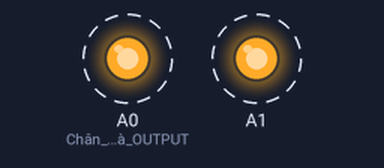
The sketch below on a simulated Arduino Uno, built with avr-gcc and run on an emulated ATmega328P. On the bench: output pins drawn as LEDs (lit = HIGH). Dashed ring = blinking.

Above: at 0.5 s.
Timing chart, 0 to 4.6 s (numbered marks = the images above):
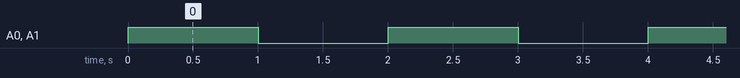

The sketch:

sketch_jan04a.ino
```cpp
void setup() {
  pinMode(A0, OUTPUT);   // Chân 13 là OUTPUT
  pinMode(A1, OUTPUT);
}
//chay cong nao thi dien ten cong do, A0
void loop() {
  digitalWrite(A0, HIGH); // Bật LED
  digitalWrite(A1, HIGH);
  delay(1000);            // Trễ 1 giây
  digitalWrite(A0, LOW);  // Tắt LED
  digitalWrite(A1, LOW);
  delay(1000);            // Trễ 1 giây
}
```

Measured:
- by itself, A0 (Chân_13_là_OUTPUT), A1: alternates HIGH for 1.0 s and LOW for 1.0 s
